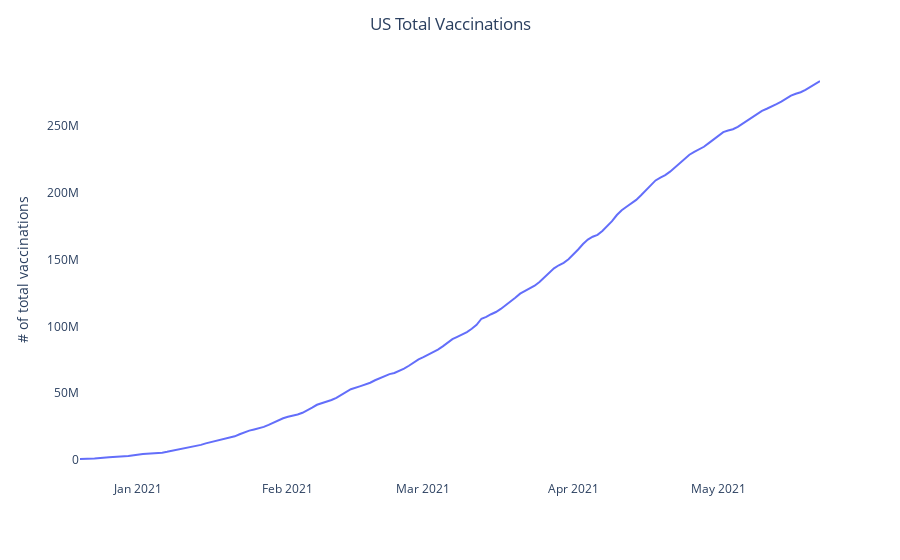

The code cell stored with this chart in its notebook:
### Markdown cell above
### To preview: https://htmlpreview.github.io/?https://github.com/ayoubimaya/COVID19-Vaccination-Progress/blob/main/plots/states_choro_html.html

### Code cell
us_total_fig = px.line(us_vaccinations_df, 
                       x='date', 
                       y='total_vaccinations',
                       labels={
                           'total_vaccinations': '# of total vaccinations',
                            'date': ' '
                       })
us_total_fig.update_layout({'plot_bgcolor': 'rgba(0, 0, 0, 0)','paper_bgcolor': 'rgba(0, 0, 0, 0)',})
us_total_fig.update_layout(showlegend=False)
us_total_fig.update_layout(title_text='US Total Vaccinations', title_x=0.5)
us_total_fig.show()

### Figure 1 — Plotly figure (JSON) as saved in the notebook; plotly's stock layout.template omitted (floating-point values rounded to 4 significant figures; data arrays with more than 128 entries replaced by an {"elided": "..."} marker saying what was removed)
{"data": [{"hovertemplate": " =%{x}<br># of total vaccinations=%{y}<extra></extra>", "legendgroup": "", "line": {"color": "#636efa", "dash": "solid"}, "mode": "lines", "name": "", "orientation": "v", "showlegend": false, "type": "scatter", "x": {"elided": "140 str values"}, "xaxis": "x", "y": {"elided": "140 int values"}, "yaxis": "y"}], "layout": {"legend": {"tracegroupgap": 0}, "margin": {"t": 60}, "paper_bgcolor": "rgba(0, 0, 0, 0)", "plot_bgcolor": "rgba(0, 0, 0, 0)", "showlegend": false, "title": {"text": "US Total Vaccinations", "x": 0.5}, "xaxis": {"anchor": "y", "domain": [0, 1], "title": {"text": " "}}, "yaxis": {"anchor": "x", "domain": [0, 1], "title": {"text": "# of total vaccinations"}}}}
